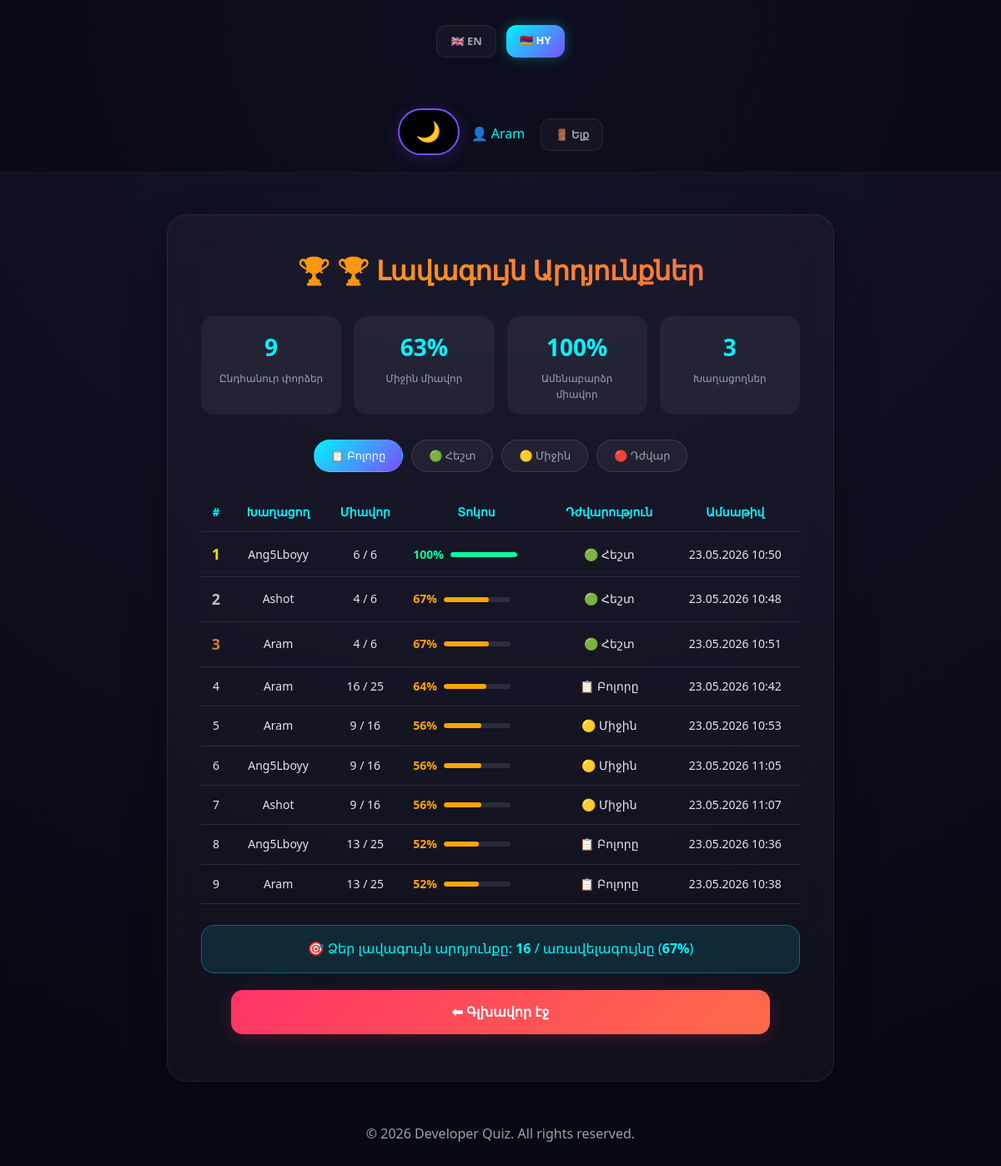
/highscores.php?lang=hy (signed in), run on the app's committed database.
### tables this page shows
CREATE TABLE `scores` (
  `id` int(11) NOT NULL,
  `user_id` int(11) NOT NULL,
  `username` varchar(100) NOT NULL,
  `score` int(11) NOT NULL,
  `total_questions` int(11) NOT NULL,
  `percentage` int(11) NOT NULL,
  `difficulty` varchar(20) DEFAULT 'all',
  `played_at` timestamp NOT NULL DEFAULT CURRENT_TIMESTAMP
);

### lang.php (called while the page is built, shortened)
<?php
$lang = "en";
if(isset($_GET["lang"]) && in_array($_GET["lang"], ["en", "hy"])){
    $lang = $_GET["lang"];
}
function t($key){
    global $texts, $lang;
    if (isset($texts[$lang][$key])) {
        return $texts[$lang][$key];
    }
    return $key;
}
?>

### highscores.php (the view, shortened to what this page needs)
<?php
include "header.php";
$difficulty_filter = isset($_GET["difficulty"]) ? $_GET["difficulty"] : "all";
$limit = isset($_GET["limit"]) ? (int)$_GET["limit"] : 10;
$query = "SELECT username, score, total_questions, percentage, difficulty, played_at
          FROM scores
          WHERE 1=1";
$query .= " ORDER BY percentage DESC, score DESC, played_at ASC LIMIT $limit";
$result = $conn->query($query);
$personal_best = null;
if($logged_in) {
    $pb_query = "SELECT MAX(percentage) as best_percentage, MAX(score) as best_score
                 FROM scores WHERE user_id = {$_SESSION['user_id']}";
    $pb_result = $conn->query($pb_query);
    $personal_best = $pb_result->fetch_assoc();
}
$stats_query = "SELECT
                COUNT(*) as total_attempts,
                AVG(percentage) as avg_percentage,
                MAX(percentage) as highest_percentage,
                COUNT(DISTINCT user_id) as unique_players
                FROM scores";
$stats_result = $conn->query($stats_query);
$stats = $stats_result->fetch_assoc();
$has_data = ($stats['total_attempts'] > 0);
?>
<div class="highscores-container">
    <h1 class="highscores-title">🏆 <?php echo t("high_scores"); ?></h1>
    <div class="stats-grid">
        <div class="stat-card">
            <div class="stat-value"><?php echo $has_data ? $stats['total_attempts'] : '0'; ?></div>
            <div class="stat-label"><?php echo t("total_attempts"); ?></div>
        </div>
        <div class="stat-card">
            <div class="stat-value"><?php echo $has_data ? round($stats['avg_percentage']) . '%' : '0%'; ?></div>
            <div class="stat-label"><?php echo t("average_score"); ?></div>
        </div>
        <div class="stat-card">
            <div class="stat-value"><?php echo $has_data ? $stats['highest_percentage'] . '%' : '0%'; ?></div>
            <div class="stat-label"><?php echo t("highest_score"); ?></div>
        </div>
        <div class="stat-card">
            <div class="stat-value"><?php echo $has_data ? $stats['unique_players'] : '0'; ?></div>
            <div class="stat-label"><?php echo t("players"); ?></div>
        </div>
    </div>
    <div class="filter-bar">
        <a href="?difficulty=all&limit=<?php echo $limit; ?>&lang=<?php echo $lang; ?>"
           class="filter-btn <?php echo ($difficulty_filter == 'all') ? 'active' : ''; ?>">
            📋 <?php echo t("all"); ?>
        </a>
        <a href="?difficulty=easy&limit=<?php echo $limit; ?>&lang=<?php echo $lang; ?>"
           class="filter-btn difficulty-easy <?php echo ($difficulty_filter == 'easy') ? 'active' : ''; ?>">
            🟢 <?php echo t("easy"); ?>
        </a>
        <a href="?difficulty=medium&limit=<?php echo $limit; ?>&lang=<?php echo $lang; ?>"
           class="filter-btn difficulty-medium <?php echo ($difficulty_filter == 'medium') ? 'active' : ''; ?>">
            🟡 <?php echo t("medium"); ?>
        </a>
        <a href="?difficulty=hard&limit=<?php echo $limit; ?>&lang=<?php echo $lang; ?>"
           class="filter-btn difficulty-hard <?php echo ($difficulty_filter == 'hard') ? 'active' : ''; ?>">
            🔴 <?php echo t("hard"); ?>
        </a>
    </div>
    <?php if($result->num_rows > 0): ?>
    <table class="highscores-table">
        <thead>
            <tr>
                <th>#</th>
                <th><?php echo t("player"); ?></th>
                <th><?php echo t("score"); ?></th>
                <th><?php echo t("percentage"); ?></th>
                <th><?php echo t("difficulty"); ?></th>
                <th><?php echo t("date"); ?></th>
            </tr>
        </thead>
        <tbody>
            <?php
            $rank = 1;
            while($row = $result->fetch_assoc()):
                $percentage_color = $row['percentage'] >= 70 ? '#05ffa1' : ($row['percentage'] >= 50 ? '#ffa500' : '#ff3366');
                $rank_class = ($rank <= 3) ? "rank-$rank" : "";
            ?>
            <tr class="<?php echo $rank_class; ?>">
                <td><?php echo $rank; ?></td>
                <td><?php echo htmlspecialchars($row['username']); ?></td>
                <td><?php echo $row['score']; ?> / <?php echo $row['total_questions']; ?></td>
                <td>
                    <div style="display: flex; align-items: center; gap: 8px;">
                        <span style="color: <?php echo $percentage_color; ?>; font-weight: bold;"><?php echo $row['percentage']; ?>%</span>
                        <div class="percentage-bar-container">
                            <div class="percentage-bar" style="width: <?php echo $row['percentage']; ?>%; background: <?php echo $percentage_color; ?>;"></div>
                        </div>
                    </div>
                </td>
                <td>
                    <?php
                    $difficulty_icon = '';
                    if($row['difficulty'] == 'easy') $difficulty_icon = '🟢';
                    elseif($row['difficulty'] == 'medium') $difficulty_icon = '🟡';
                    elseif($row['difficulty'] == 'hard') $difficulty_icon = '🔴';
                    else $difficulty_icon = '📋';
                    echo $difficulty_icon . ' ' . t($row['difficulty']);
                    ?>
                </td>
                <td><?php echo date('d.m.Y H:i', strtotime($row['played_at'])); ?></td>
            </tr>
            <?php
            $rank++;
            endwhile;
            ?>
        </tbody>
    </table>
    <?php endif; ?>
    <?php if($logged_in && $personal_best && $personal_best['best_percentage'] > 0): ?>
    <div class="personal-best">
        <p>🎯 <?php echo t("your_personal_best"); ?>:
           <strong><?php echo $personal_best['best_score']; ?></strong> / <?php echo t("max_score"); ?>
           (<strong><?php echo $personal_best['best_percentage']; ?>%</strong>)
        </p>
    </div>
    <?php endif; ?>
    <a href="index.php?lang=<?php echo $lang; ?>" class="button admin" style="display: block; text-align: center; margin-top: 20px;">⬅ <?php echo t("back_home"); ?></a>
</div>
<?php include "footer.php"; ?>

### style.css (style rules this page uses)
* { margin: 0; padding: 0; box-sizing: border-box; }
body { font-family: 'Segoe UI', Tahoma, Geneva, Verdana, sans-serif; background: radial-gradient(circle at top, #14142b, #080811); color: #f3f4f6; min-height: 100vh; line-height: 1.6; }
h1 { font-size: 38px; font-weight: 800; margin-bottom: 15px; background: linear-gradient(135deg, #00f5ff, #7c4dff); -webkit-background-clip: text; -webkit-text-fill-color: transparent; letter-spacing: -0.5px; }
p { color: #9ca3af; margin-bottom: 30px; font-size: 16px; }
a.button, button { display: flex; align-items: center; justify-content: center; gap: 10px; width: 90%; margin: 16px auto; padding: 14px; border: none; border-radius: 14px; text-decoration: none; color: #ffffff; font-size: 16px; font-weight: 600; cursor: pointer; transition: all 0.3s cubic-bezier(0.4, 0, 0.2, 1); }
.admin { background: linear-gradient(135deg, #ff3366, #ff6b4a); box-shadow: 0 4px 20px rgba(255, 51, 102, 0.2); }
.stat-card { flex: 1; background: rgba(255, 255, 255, 0.03); border-radius: 12px; padding: 12px; text-align: center; }
.stat-value { font-size: 24px; font-weight: 700; color: #00f5ff; }
.stat-label { font-size: 11px; color: #9ca3af; margin-top: 5px; }

### highscores.php (style rules this page uses)
.highscores-container { max-width: 800px; margin: 50px auto; padding: 40px; background: rgba(255, 255, 255, 0.03); border-radius: 24px; backdrop-filter: blur(20px); border: 1px solid rgba(255, 255, 255, 0.08); box-shadow: 0 20px 50px rgba(0, 0, 0, 0.3); }
.highscores-title { text-align: center; margin-bottom: 30px; font-size: 32px; font-weight: 800; background: linear-gradient(135deg, #ffa500, #ff6b4a); -webkit-background-clip: text; -webkit-text-fill-color: transparent; }
.stats-grid { display: grid; grid-template-columns: repeat(auto-fit, minmax(150px, 1fr)); gap: 15px; margin-bottom: 30px; }
.stat-card { text-align: center; padding: 15px; background: rgba(255, 255, 255, 0.05); border-radius: 16px; transition: transform 0.3s; }
.stat-card .stat-value { font-size: 28px; font-weight: 800; color: #00f5ff; }
.stat-card .stat-label { font-size: 12px; color: #9ca3af; margin-top: 5px; }
.filter-bar { display: flex; justify-content: center; gap: 10px; margin-bottom: 25px; flex-wrap: wrap; }
.filter-btn { background: rgba(255, 255, 255, 0.05); border: 1px solid rgba(255, 255, 255, 0.1); border-radius: 40px; padding: 8px 20px; font-size: 13px; cursor: pointer; transition: all 0.3s; color: #9ca3af; text-decoration: none; }
.filter-btn.active { background: linear-gradient(135deg, #00f5ff, #7c4dff); color: #fff; }
.highscores-table { width: 100%; border-collapse: collapse; margin-bottom: 25px; }
.highscores-table th, .highscores-table td { padding: 12px 10px; text-align: center; border-bottom: 1px solid rgba(255, 255, 255, 0.1); }
.highscores-table th { color: #00f5ff; font-weight: 600; font-size: 14px; }
.highscores-table td { color: #e5e7eb; font-size: 14px; }
.rank-1 td:first-child { color: #ffd700; font-weight: bold; font-size: 18px; }
.rank-2 td:first-child { color: #c0c0c0; font-weight: bold; font-size: 18px; }
.rank-3 td:first-child { color: #cd7f32; font-weight: bold; font-size: 18px; }
.percentage-bar-container { width: 80px; display: inline-block; background: rgba(255, 255, 255, 0.1); border-radius: 10px; overflow: hidden; height: 6px; }
.percentage-bar { height: 6px; border-radius: 10px; transition: width 0.5s; }
.personal-best { margin-top: 25px; padding: 15px; background: rgba(0, 245, 255, 0.1); border-radius: 16px; text-align: center; border: 1px solid rgba(0, 245, 255, 0.3); }
.personal-best p { margin: 0; color: #00f5ff; }

### data on the page
scores: username "Ang5Lboyy", score "6", total_questions "6", percentage "100", difficulty "🟢", difficulty "Հեշտ", played_at "23.05.2026 10:50"
scores: username "Ashot", score "4", total_questions "6", percentage "67", difficulty "🟢", difficulty "Հեշտ", played_at "23.05.2026 10:48"
scores: username "Aram", score "4", total_questions "6", percentage "67", difficulty "🟢", difficulty "Հեշտ", played_at "23.05.2026 10:51"
scores: username "Aram", score "16", total_questions "25", percentage "64", difficulty "📋", difficulty "Բոլորը", played_at "23.05.2026 10:42"
scores: username "Aram", score "9", total_questions "16", percentage "56", difficulty "🟡", difficulty "Միջին", played_at "23.05.2026 10:53"
scores: username "Ang5Lboyy", score "9", total_questions "16", percentage "56", difficulty "🟡", difficulty "Միջին", played_at "23.05.2026 11:05"
scores: username "Ashot", score "9", total_questions "16", percentage "56", difficulty "🟡", difficulty "Միջին", played_at "23.05.2026 11:07"
scores: username "Ang5Lboyy", score "13", total_questions "25", percentage "52", difficulty "📋", difficulty "Բոլորը", played_at "23.05.2026 10:36"
scores: username "Aram", score "13", total_questions "25", percentage "52", difficulty "📋", difficulty "Բոլորը", played_at "23.05.2026 10:38"

### other printed values
$username "Aram"
t("logout") "Ելք"
t("high_scores") "🏆 Լավագույն Արդյունքներ"
$stats['total_attempts'] "9"
t("total_attempts") "Ընդհանուր փորձեր"
$stats['avg_percentage'] "63"
t("average_score") "Միջին միավոր"
$stats['highest_percentage'] "100"
t("highest_score") "Ամենաբարձր միավոր"
$stats['unique_players'] "3"
t("players") "Խաղացողներ"
t("all") "Բոլորը"
t("easy") "Հեշտ"
t("medium") "Միջին"
t("hard") "Դժվար"
